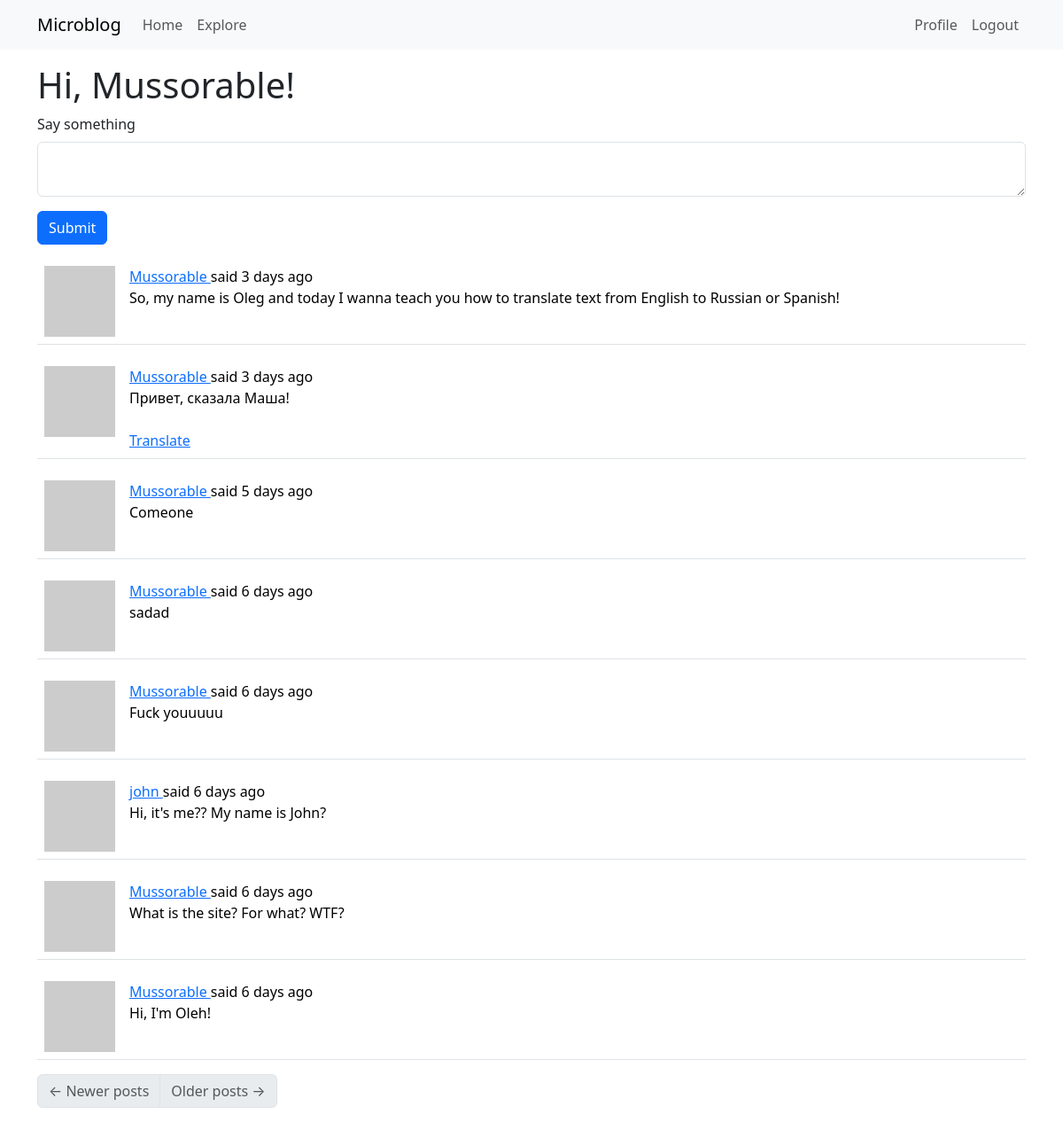
The page /index (signed in) on the database its author committed.
### app/models.py (models this page shows, shortened)
class User(UserMixin, db.Model):
    id: so.Mapped[int] = so.mapped_column(primary_key=True)
    username: so.Mapped[str] = so.mapped_column(sa.String(64), index=True,
                                                unique=True)
    email: so.Mapped[str] = so.mapped_column(sa.String(120), index=True,
                                             unique=True)
    password_hash: so.Mapped[Optional[str]] = so.mapped_column(sa.String(256))
    about_me: so.Mapped[Optional[str]] = so.mapped_column(sa.String(140))
    last_seen: so.Mapped[Optional[datetime]] = so.mapped_column(
        default=lambda: datetime.now(timezone.utc))
    posts: so.WriteOnlyMapped['Post'] = so.relationship(
        back_populates='author')
    following: so.WriteOnlyMapped['User'] = so.relationship(
        secondary=followers, primaryjoin=(followers.c.follower_id == id),
        secondaryjoin=(followers.c.followed_id == id),
        back_populates='followers')
    followers: so.WriteOnlyMapped['User'] = so.relationship(
        secondary=followers, primaryjoin=(followers.c.followed_id == id),
        secondaryjoin=(followers.c.follower_id == id),
        back_populates='following')
    def avatar(self, size):
        digest = md5(self.email.lower().encode('utf-8')).hexdigest()
        return f'https://www.gravatar.com/avatar/{digest}?d=identicon&s={size}'
    def following_posts(self):
        Author = so.aliased(User)
        Follower = so.aliased(User)
        return (
            sa.select(Post)
            .join(Post.author.of_type(Author))
            .join(Author.followers.of_type(Follower), isouter=True)
            .where(sa.or_(
                Follower.id == self.id,
                Author.id == self.id,
            ))
            .group_by(Post)
            .order_by(Post.timestamp.desc())
        )

class Post(db.Model):
    id: so.Mapped[int] = so.mapped_column(primary_key=True)
    body: so.Mapped[str] = so.mapped_column(sa.String(140))
    timestamp: so.Mapped[datetime] = so.mapped_column(
        index=True, default=lambda: datetime.now(timezone.utc))
    user_id: so.Mapped[int] = so.mapped_column(sa.ForeignKey(User.id),
                                               index=True)
    language: so.Mapped[Optional[str]] = so.mapped_column(sa.String(5))
    author: so.Mapped[User] = so.relationship(back_populates='posts')

### app/main/routes.py (the view, shortened to what this page needs)
@bp.route('/', methods=['GET', 'POST'])
@bp.route('/index', methods=['GET', 'POST'])
@login_required
def index():
    form = PostForm()
    page = request.args.get('page', 1, type=int)
    posts = db.paginate(current_user.following_posts(), page=page,
                        per_page=current_app.config['POSTS_PER_PAGE'],
                        error_out=False)
    next_url = url_for('main.index', page=posts.next_num) \
        if posts.has_next else None
    prev_url = url_for('main.index', page=posts.prev_num) \
        if posts.has_prev else None
    return render_template('index.html', title=_('Home'), form=form,
                           posts=posts.items, next_url=next_url,
                           prev_url=prev_url)

### app/main/forms.py
class PostForm(FlaskForm):
    post = TextAreaField(_l('Say something'), validators=[
        DataRequired(), Length(min=1, max=140)])
    submit = SubmitField(_l('Submit'))

### app/__init__.py (called while the page is built)
def get_locale():
    return request.accept_languages.best_match(current_app.config['LANGUAGES'])

### app/main/routes.py (called while the page is built)
@bp.before_app_request
def before_request():
    if current_user.is_authenticated:
        current_user.last_seen = datetime.now(timezone.utc)
        db.session.commit()
    g.locale = str(get_locale())

### app/models.py (called while the page is built)
@login.user_loader
def load_user(id):
    return db.session.get(User, int(id))

### app/templates/index.html
{% extends "base.html" %}
{% import "bootstrap_wtf.html" as wtf %}
{% block content %}
    <h1>{{ _('Hi, %(username)s!', username=current_user.username) }}</h1>
    {% if form %}
    {{ wtf.quick_form(form) }}
    {% endif %}
    {% for post in posts %}
        {% include '_post.html' %}
    {% endfor %}
    <nav aria-label="Post navigation">
        <ul class="pagination">
            <li class="page-item{% if not prev_url %} disabled{% endif %}">
                <a class="page-link" href="{{ prev_url }}">
                    <span aria-hidden="true">&larr;</span> {{ _('Newer posts') }}
                </a>
            </li>
            <li class="page-item{% if not next_url %} disabled{% endif %}">
                <a class="page-link" href="{{ next_url }}">
                    {{ _('Older posts') }} <span aria-hidden="true">&rarr;</span>
                </a>
            </li>
        </ul>
    </nav>
{% endblock %}

### app/templates/_post.html (shortened to what this page needs)
    <table class="table table-hover">
        <tr>
            <td width="70px">
                <a href="{{ url_for('main.user', username=post.author.username) }}">
                    <img src="{{ post.author.avatar(70) }}" />
                </a>
            </td>
            <td>
                {{ _('%(username)s said %(when)s',
                    username=user_link, when=moment(post.timestamp).fromNow()) }}
                <br>
                <span id="post{{ post.id }}">{{ post.body }}</span>
                {% if post.language and post.language != g.locale %}
                <br><br>
                <span id="translation{{ post.id }}">
                    <a href="javascript:translate(
                                'post{{ post.id }}',
                                'translation{{ post.id }}',
                                '{{ post.language }}',
                                '{{ g.locale }}');">{{ _('Translate') }}</a>
                </span>
                {% endif %}
            </td>
        </tr>
    </table>

### rows shown on the page
Post: body "So, my name is Oleg and today I wanna teach you how to translate text from English to Russian or Spanish!"
Post: body "Привет, сказала Маша!"
Post: body "Comeone"
Post: body "sadad"
Post: body "Fuck youuuuu"
Post: body "Hi, it's me?? My name is John?"
Post: body "What is the site? For what? WTF?"
Post: body "Hi, I'm Oleh!"

### other values the page prints
{{ field.label(class='form-label') }} "Say something"
